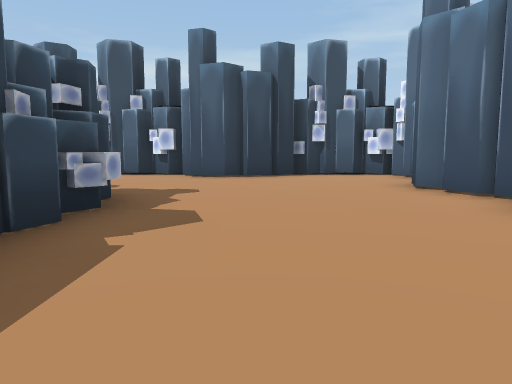
View 1 (above)

24 first-person views from a walk through a scene from a Unity 3-D project. The camera is 1.2 m above the floor, tilts 6° down and sees 70° across. The floor is counted in squares, 2 m on a side. Each view is taken from the middle of a square. On the plan, view 1 faces up. The plan holds only what a view shows up to about 10 squares ahead; the rest is blank. The place goes on beyond the plan. The player is left out. Some animated figures are left out. Some surface patterns are stand-ins.

View 2
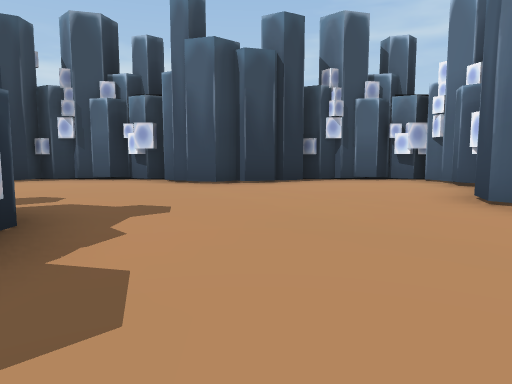

View 3
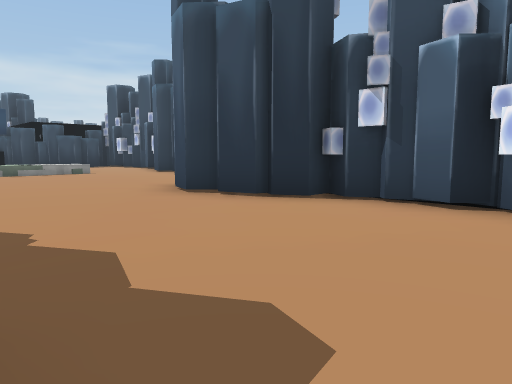

View 4
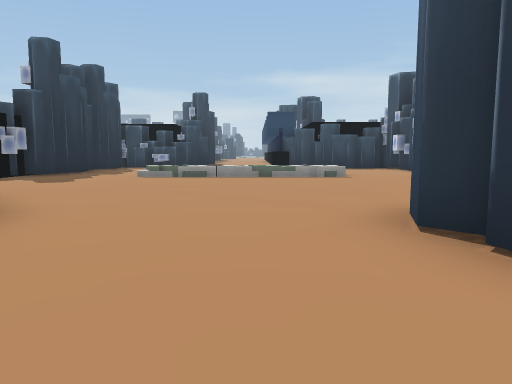

View 5
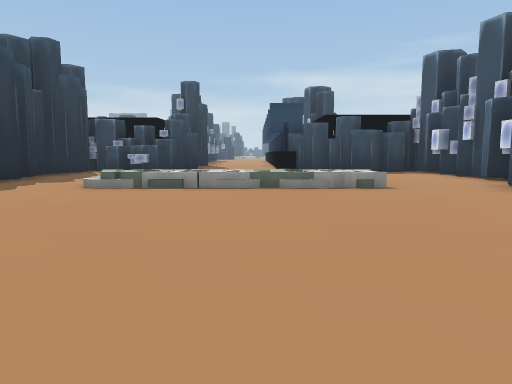

View 6
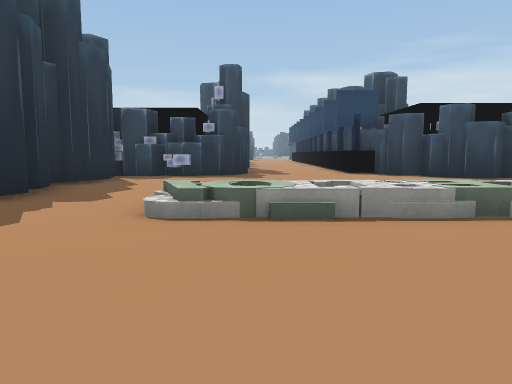

View 7
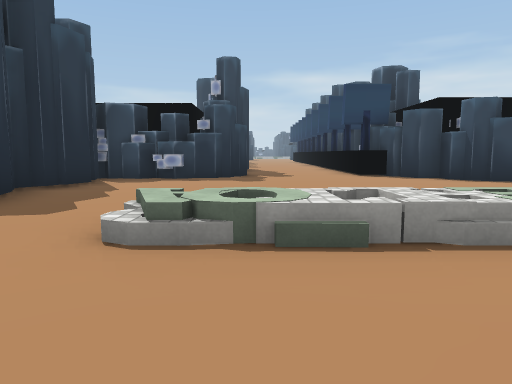

View 8
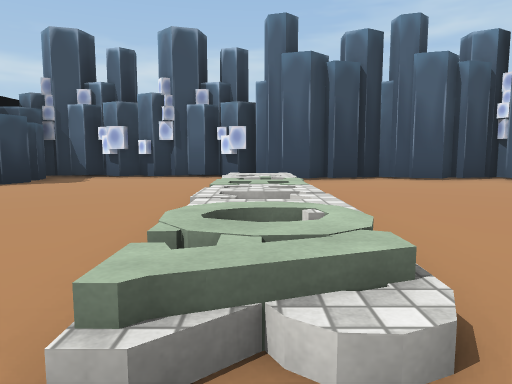

View 9
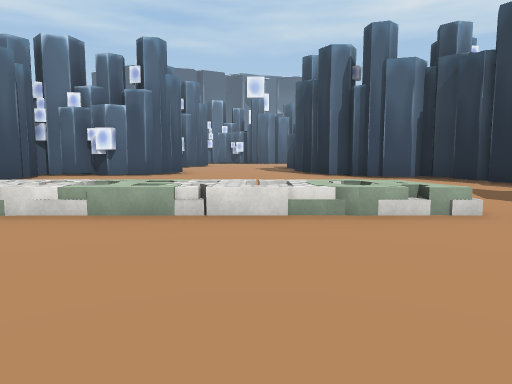

View 10
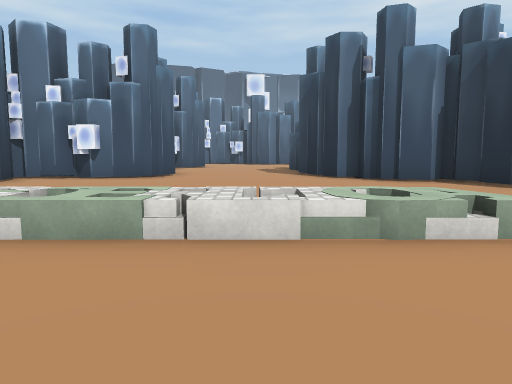

View 11
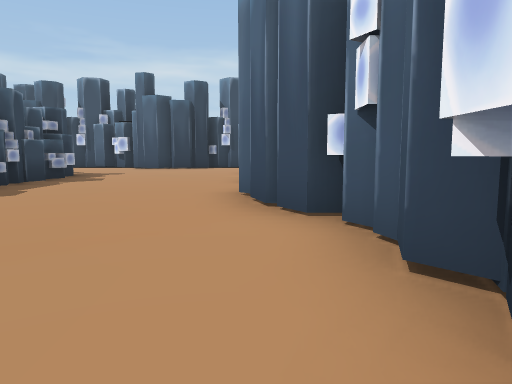

View 12
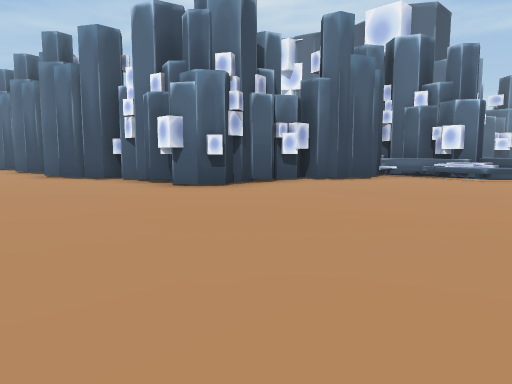

View 13
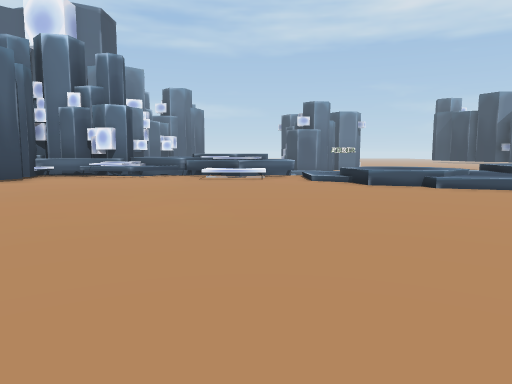

View 14
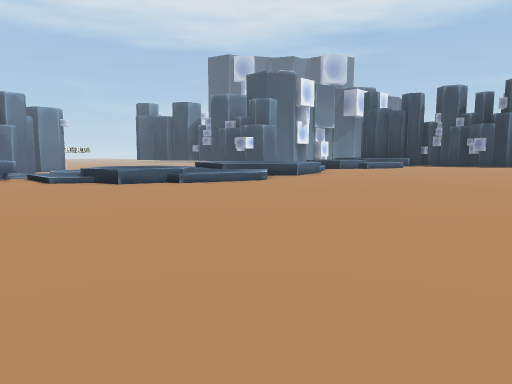

View 15
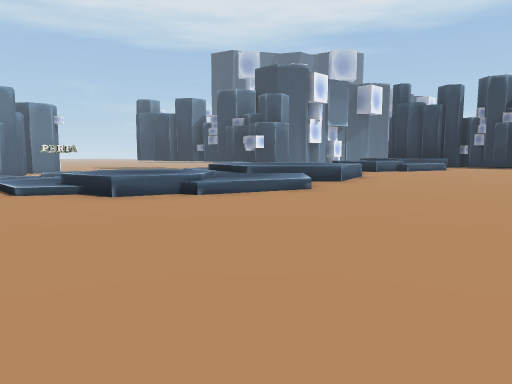

View 16
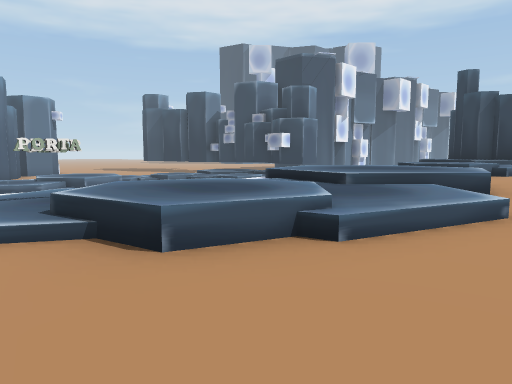

View 17
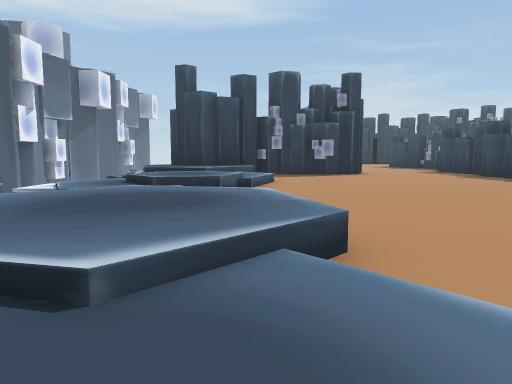

View 18
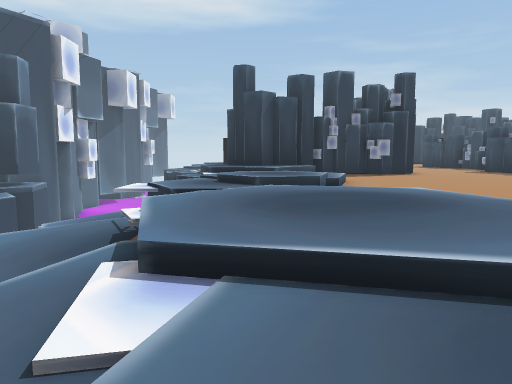

View 19
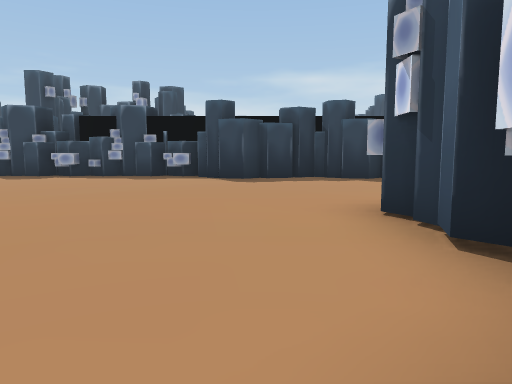

View 20
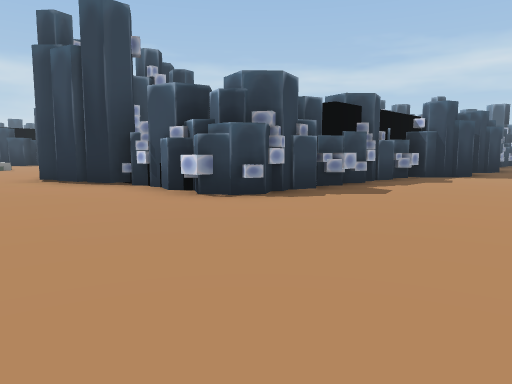

View 21
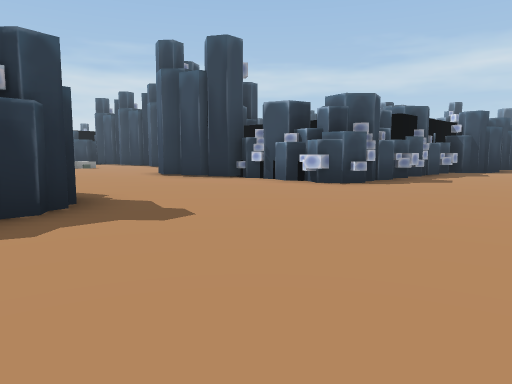

View 22
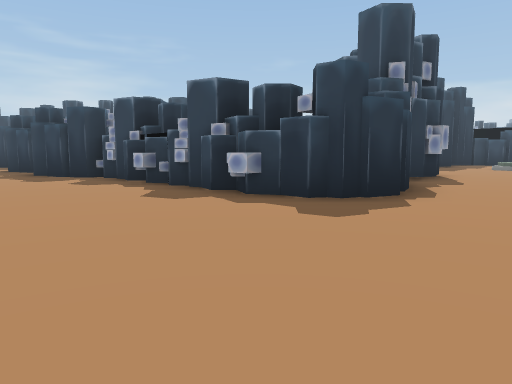

View 23
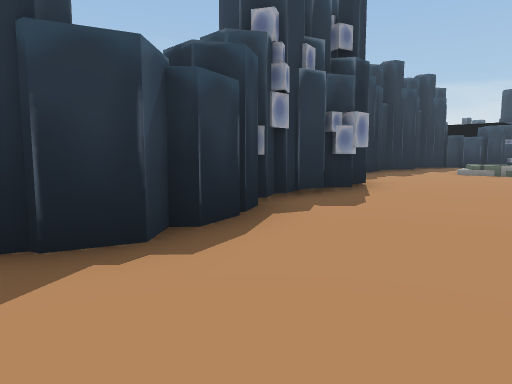

View 24
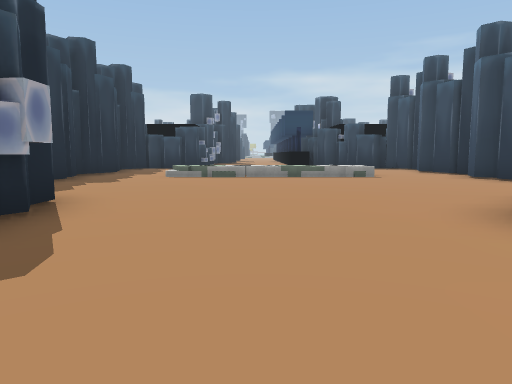

### Floor plan
Key: @ floor where view 1 was taken; # wall or solid block; . main floor; : floor 0.25 m higher than the main floor; + floor 0.5 m higher than the main floor; - floor 0.5 m lower than the main floor; * floor 0.75 m higher than the main floor; / step, stairs or slope; = window, fence, low wall or low ledge; ^ raised ledge; v drop or lower ground; O other object.
Columns run from 21 left of view 1 to 12 right of it. Each row starts with its distance up from view 1.
 13   #...########
 12   #..........#
 11  ##..........#  ####  ####
 10 ##...../.....####.#####.##
  9 ^......O.................#
  8 .......O.................#
  7 .......O................##
  6 .......O................#
  5 ##...........##    #....#
  4  #..........##     #....
  3  #..........#      #....
  2  #######. ###      #....
  1        ##           ....
  0                     .@..#
 -1                      ...##
 -2                       ...#
 -3                     #....#
 -4                    ##....####
 -5                    ##......#####
 -6                    ##..........#
 -7                    ##.........=##
 -8                    #..........=/
 -9                    #.........../
-10                    #..........//
-11         ##         #..........//
-12        ....        #.........//=
-13        .....    ####........=/O==
-14         ..... ###.##........++//
-15        O...................////
-16        O...................//::/
-17        O..................../**//
-18        O....................***//
-19         .......#####........***//v
-20        .....####   #........=// -v
-21        ....        #.........  //v
-22         ##         #.........=//vv
-23                    #.........**//v
-24                    #........//*/:
-25                    #........+

Positions as (right, up) in squares from view 1, and headings:
1: (0, 0), facing up
2: (0, 2), facing up
3: (-2, 6), facing up-left
4: (-4, 8), facing left
5: (-7, 8), facing left
6: (-10, 6), facing left
7: (-11, 6), facing left
8: (-14, 4), facing up
9: (-18, 7), facing right
10: (-17, 7), facing right
11: (3, -5), facing up
12: (0, -10), facing up-right
13: (0, -11), facing right
14: (0, -10), facing down-right
15: (2, -11), facing down-right
16: (5, -12), facing down-right
17: (7, -15), facing down
18: (9, -15), facing down
19: (8, -6), facing left
20: (2, -17), facing up-left
21: (2, -20), facing up-left
22: (2, -16), facing down-left
23: (-2, -16), facing down-left
24: (-4, -17), facing left
